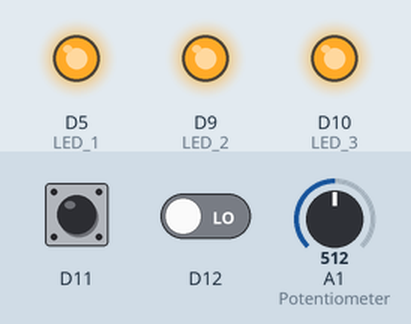
Recording of a program running on a simulated STM32 Nucleo. Parts: output pins drawn as LEDs (lit = HIGH). The test bench sets the inputs (shaded band); at power-on: D11 HIGH, D12 LOW, A1 (Potentiometer) = 512. What the program prints to the serial monitor is not drawn.

Above: at 1.2 s.
1.3 s: D11 pulled LOW for 0.15 s
At 1.4 s:
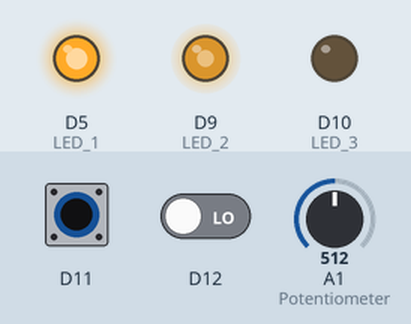
3.0 s: D11 pulled LOW for 3.2 s
At 6.6 s:
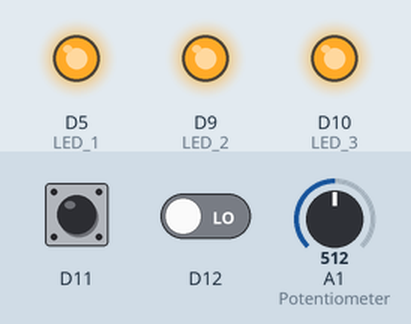
Timing chart, 0 to 8.1 s (numbered marks = the images above; inputs shaded):
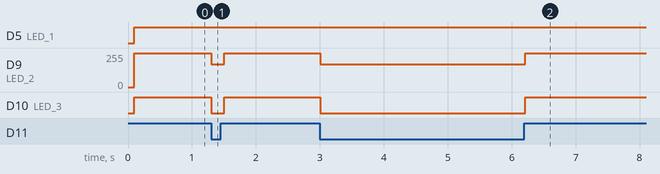

The program:

main.cpp
```cpp
#include <Arduino.h>

int LED_1 = D5;
int LED_2 = D9;
int LED_3 = D10;
int potentiometer = A1;


void setup() {
  // put your setup code here, to run once:
  Serial.begin(9600);
  pinMode(D5, OUTPUT);
  pinMode(D9, OUTPUT);
  pinMode(D10, OUTPUT);
  pinMode(D11, INPUT_PULLUP);
}

void loop() {
  int x = analogRead(A1); // Potentiometer
  int y = digitalRead(D12); // Button
  int a = (x - 341); // a is value between 33% and 66%
  int b = (x - (341*2)); // b is value between 66% and 100%

  delay(100); // Delays potentionmeter input to 10 times a second.
  Serial.println(x);


if(digitalRead(D11) == 1)
  {
    analogWrite(LED_1, 1023);
    analogWrite(LED_2, 1023);
    analogWrite(LED_3, 1023);
  }
  else if(digitalRead(D11) == 0)
  {

  if( x > 0 && x <= 341)
  {
  analogWrite(LED_1, x);
  analogWrite(LED_2, 0);
  analogWrite(LED_3, 0);


  }

  if(x >=341 && x <= 682)
  {
  analogWrite(LED_2, a);
  analogWrite(LED_1, 1023);
  analogWrite(LED_3, 0);
  }

  if(x >= 682 && x <= 1023)
  {
  analogWrite(LED_3, b);
  analogWrite(LED_1, 1023);
  analogWrite(LED_2, 1023);
  }

  }
}
```

Measured:
- after the input at 1.3 s, D9 (LED_2): 255/255 → 171/255 at once, → 255/255 0.20 s later; D10 (LED_3): HIGH → LOW at once, → HIGH 0.20 s later
- after the input at 3.0 s, D9 (LED_2): 255/255 → 171/255 at once, → 255/255 3.2 s later; D10 (LED_3): HIGH → LOW at once, → HIGH 3.2 s later
